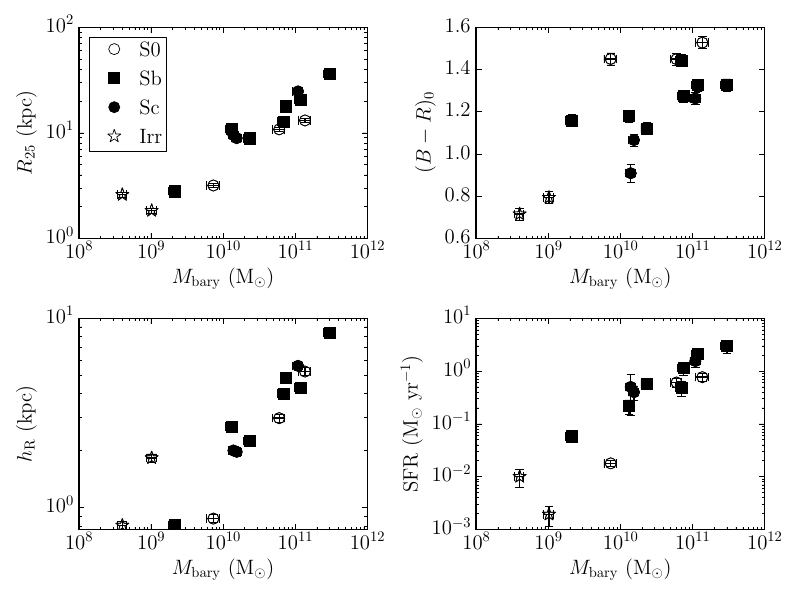

The script that saved this image:
import pandas as pd
import numpy as np
from uncertainties import unumpy
from uncertainties import ufloat
import matplotlib as mpl
import matplotlib.pyplot as plt
from plot_morph_points import *
from rcd_results import *
from calculateParams import *
# stuff for pretty plots
from matplotlib import rcParams
plt.rc('font', family='serif')
plt.rc('font', serif='Computer Modern Roman')
plt.rc('text',usetex='true')
# This just changes the font size of different things
rcParams['axes.labelsize'] = 15
rcParams['xtick.labelsize'] = 15
rcParams['ytick.labelsize'] = 15
rcParams['legend.fontsize'] = 15
rcParams['lines.markersize'] = 8

''' Creates scaling relation plots showing R25, scale length,
B-R and SFR vs. total baryon mass. '''

# Read in obs data -- skipping some rows; using only
# paper II galaxies for now...
obs = pd.read_csv("for_pandas.csv",skiprows=[2,5,7,13,15,17,18])

# Read in rotfit.out files
with open("fixMLFiles.txt", 'r') as f:
	fixMLFiles = f.read().splitlines()
	
# Calculate the Luminous Tully-Fisher distance
logLNIR_VTF = -0.28 + 4.93*(np.log10(obs.Vflat))
MNIR_VTF = 3.24 - 2.5*(logLNIR_VTF)
D_LTF = (10**(((obs['m_3.6,tot'] - MNIR_VTF)/5.) + 1.))/(1E6)

# Determine gas masses
MHI, MH2, Mgas = calcGasMass(D_LTF, obs.F_HI, obs.F_CO, obs.F_CO_err)
# Determine stellar masses
Lstar, Mstar = calcStellarMass(D_LTF, obs['m_3.6,tot'], 0.5)
# Calculate baryonic mass
Mbary = Mstar + Mgas

''' Begin plotting commands '''

fig = plt.figure(1)
# Top left: R25 vs. Mbary
ax1 = plt.subplot(221)
plt.xlabel('$M_\mathrm{bary}$ (M$_\mathrm{\odot}$)')
plt.ylabel('$R_{25}$ (kpc)')
# Linearize R25
R25kpc = (linearize(D_LTF, obs.D_25))/2.
R25kpc = unumpy.uarray(R25kpc, (R25kpc*0.05))
S0,Sb,Sc,Irr = loglog_morph_points_error(Mbary,R25kpc,obs['T-type'])
plt.legend([S0,Sb,Sc,Irr], ['S0','Sb','Sc','Irr'], loc='upper left', 
	numpoints=1, borderpad=0.2, handletextpad=0.2)

# Top right: B-R vs. Mbary
ax2 = plt.subplot(222)
plt.xlabel('$M_\mathrm{bary}$ (M$_\mathrm{\odot}$)')
plt.ylabel('($B-R$)$_0$')
# Determine extinction corrected magnitudes at R25
mB25_0 = extinctMag(obs.m_B, obs.m_B_err, obs.A_B)
mR25_0 = extinctMag(obs.m_R, obs.m_R_err, obs.A_R)
# Calculate extinction corrected colors at R25
BR25_0 = mB25_0 - mR25_0
logx_morph_points_error(Mbary,BR25_0,obs['T-type'])

# Bottom left: scale length vs. Mbary
ax3 = plt.subplot(223)
plt.xlabel('$M_\mathrm{bary}$ (M$_\mathrm{\odot}$)')
plt.ylabel('$h_\mathrm{R}$ (kpc)')
# Linearize h
hkpc = linearize(D_LTF, obs.h_R)
hkpc = unumpy.uarray(hkpc, (hkpc*0.05))
loglog_morph_points_error(Mbary,hkpc,obs['T-type'])
plt.ylim(0.0, 10.0)

# Bottom right: SFR vs. Mbary
ax4 = plt.subplot(224)
plt.xlabel('$M_\mathrm{bary}$ (M$_\mathrm{\odot}$)')
plt.ylabel('SFR (M$_\mathrm{\odot}$ yr$^{-1}$)')
# Determine star formation rates
sfr = calcSFR(D_LTF, obs['log(F_Ha)'], obs['log(F_Ha)_err'])
#ssfr = (sfr/Mstar)*(1E9)
loglog_morph_points_error(Mbary,sfr,obs['T-type'])

plt.tight_layout()
plt.savefig("ScalingRelationsMbary.pdf")
#plt.show()
plt.clf()